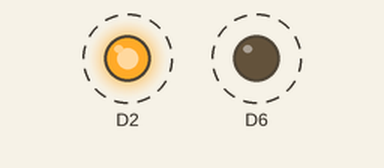
A sketch run on a simulated ESP8266 (NodeMCU). Shown: output pins drawn as LEDs (lit = HIGH). Dashed ring = blinking.

Above: at 0.05 s.
Timing chart, 0 to 3.0 s (numbered marks = the images above):
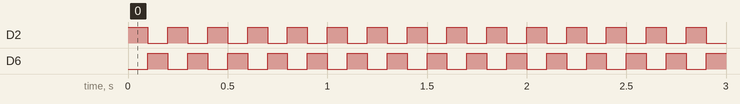

Measured:
- by itself, D2, D6: alternates HIGH for 0.10 s and LOW for 0.10 s

The sketch:

sketch_may15d.ino
```cpp
void setup() {
 pinMode(D2,OUTPUT);
 pinMode(D6,OUTPUT);
}

void loop() {
  digitalWrite(D2,HIGH);
  digitalWrite(D6,LOW);
  delay(100);
  digitalWrite(D2,LOW);
  digitalWrite(D6,HIGH);
  delay(100);


}
```
